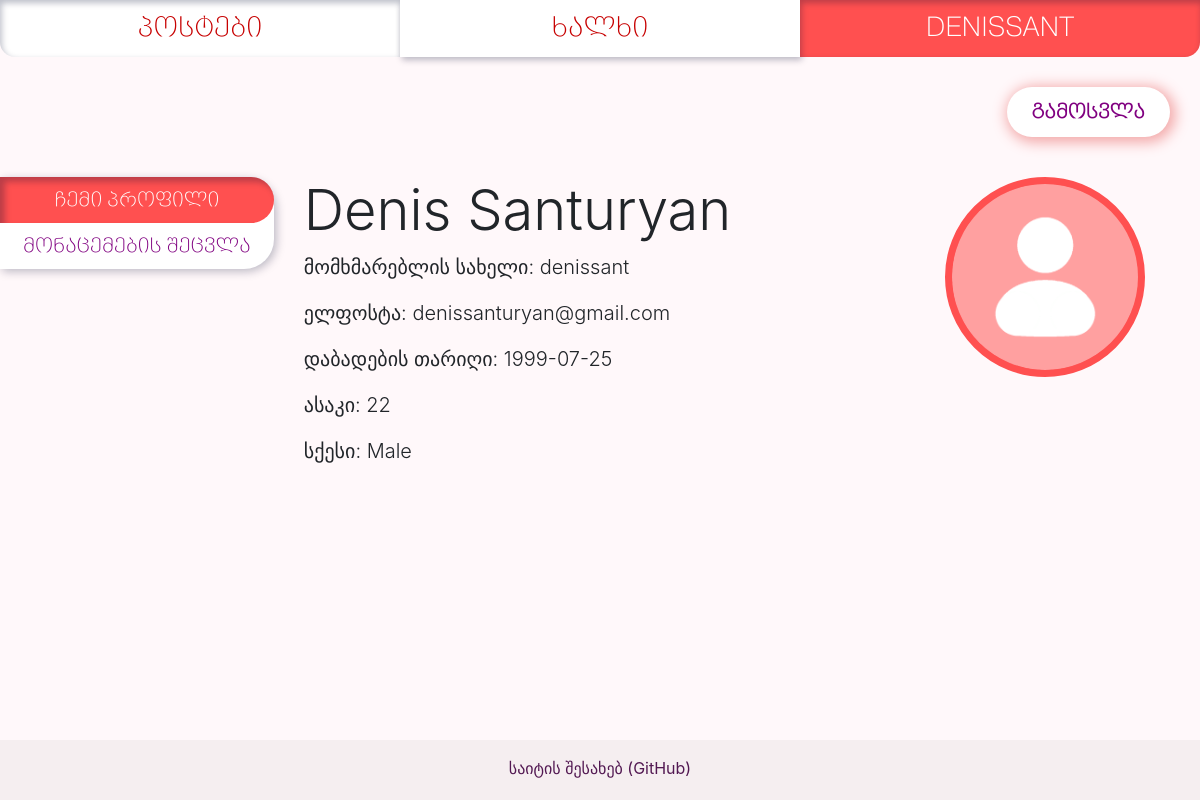
The page /people/profile (signed in) on the database its author committed.
### app/models/users.py (models this page shows, shortened)
class User(db.Model, UserMixin):
    __tablename__ = 'users'
    id = db.Column(db.Integer, primary_key=True)
    username = db.Column(db.String(16), unique=True, nullable=False, index=True)
    password = db.Column(db.String(255))
    name_first = db.Column(db.String)
    name_last = db.Column(db.String)
    email = db.Column(db.String(64), unique=True, nullable=False, index=True)
    sex = db.Column(db.String)
    dob = db.Column(db.Date)
    age = db.Column(db.Integer)
    picture = db.Column(db.String)
    post = db.relationship('PostsModel', backref='User', uselist=False)
    comment = db.relationship('Comment', backref='User', uselist=False)
    roles = db.relationship('Role', secondary=roles_users,
                            backref=db.backref('users', lazy='dynamic'))
    friends = db.relationship('User', secondary=friendships,
                              primaryjoin=id == friendships.c.user_id_one,
                              secondaryjoin=id == friendships.c.user_id_two)

### app/profiles/views.py (the view)
@profiles_blueprint.route('/profile', methods=['GET', 'POST'])
def profile():
    incoming_requests = FriendRequest.query.filter_by(recipient_user=current_user.id, active=1).all()
    request_sender_usernames = []
    if incoming_requests:
        for r in incoming_requests:
            request_sender_usernames.append(User.query.get(r.sender_user).username)
    if request.method == 'POST':  # happens when editing own data
        form_update = UpdateForm()
        if current_user.check_password(form_update.password.data):
            formatted_date = dob_string_to_datetime(form_update.dob.data)
            if form_update.validate_on_submit():
                for x in set(form_update):
                    if x.name == 'dob':
                        x.data = formatted_date
                        setattr(current_user, 'age', calculate_age(x.data))
                    if x.data and x.data != '' and x.name in current_user.__table__.c:
                        if x.name == 'picture':
                            x.data = save_file(current_user.username, x.data,
                                               'profile_pictures')  # saves file to directory, returns filename
                        if x.name != 'password' and x.name != 'role':
                            setattr(current_user, x.name, x.data)
                            db.session.commit()
                flash('მონაცემები წარმატებით განახლდა', 'alert-green')
            else:
                flash('მონაცემები არასწორადაა შეყვანილი – მონაცემები არ განახლდა', 'alert-red')
        else:
            flash('პაროლი არასწორია – მონაცემები არ განახლდა', 'alert-red')
        return render_template('my_profile.html',
                               pages=generate_nav_links(),
                               form_update=UpdateForm(),
                               incoming_requests=incoming_requests,
                               request_sender_usernames=request_sender_usernames,
                               zip=zip)
    else:
        if check_auth():
            return render_template('my_profile.html',
                                   pages=generate_nav_links(),
                                   form_update=UpdateForm(),
                                   incoming_requests=incoming_requests,
                                   request_sender_usernames=request_sender_usernames,
                                   zip=zip)
    return redirect('/')

### app/models/users.py (called while the page is built)
@login_manager.user_loader
def load_user(user_id):
    try:
        return User.query.get(user_id)
    except Exception as e:
        print(e)

### app/tools/check_auth.py (called while the page is built)
def check_auth():
    from flask_login import current_user
    try:
        if current_user.is_authenticated:
            return True
    except AttributeError:
        return False

### app/tools/nav_link_list.py (called while the page is built)
def generate_nav_links():
    pages_nav_list = [
        ("posts.list_posts", "პოსტები"),
        ("profiles.list_people", "ხალხი"),
        ("auth.auth", "შესვლა")
    ]
    from flask_login import current_user
    if current_user.is_authenticated:
        pages_nav_list[2] = ('profiles.profile', current_user.username.upper())
    return pages_nav_list

### app/profiles/templates/my_profile.html (shortened to what this page needs)
{% extends "base.html" %}
{% block content %}
{% from 'macros_images.html' import show_profile_picture %}
{% from 'macros_general.html' import flash_alert %}
<a href="/logoff" id="logoff"> გამოსვლა </a>
<br><br><br><br><br>
<div class="row">
  <div class="col-3">
    <div class="nav flex-column nav-pills nav-left-tabs" id="v-pills-tab" role="tablist" aria-orientation="vertical">
      <a class="nav-link  active" id="v-pills-home-tab" data-toggle="pill" href="#v-pills-home" role="tab" aria-controls="v-pills-home" aria-selected="true">ჩემი პროფილი</a>
      <a class="nav-link tab-passive" id="v-pills-change-tab" data-toggle="pill" href="#v-pills-change" role="tab" aria-controls="v-pills-profile" aria-selected="false">მონაცემების შეცვლა</a>
   </div>
  </div>
  <div class="col-9">
    <div class="tab-content" id="v-pills-tabContent">
      <div class="tab-pane fade show active" id="v-pills-home" role="tabpanel" aria-labelledby="v-pills-home-tab">
    <h1 class="display-4">{{ current_user.name_first }} {{ current_user.name_last}} {{ show_profile_picture(current_user, 'myprofile-profilepicture') }}</h1>
    <p class="lead">მომხმარებლის სახელი: {{ current_user.username }} </p>
    <p class="lead">ელფოსტა: {{ current_user.email }} </p>
    <p class="lead">დაბადების თარიღი: {{ current_user.dob }}</p>
    <p class="lead">ასაკი: {{ current_user.age }} </p>
    <p class="lead">სქესი: {{ current_user.sex }}</p>
    </div>
    </div>
  </div>
</div>
{% endblock %}

### app/static/styles.css (style rules this page uses)
html, body { margin: 0; padding: 0; height: 100%; background-color: rgb(255, 248, 250); }
* { box-sizing: border-box; }
#logoff { float: right; padding: 0.625rem 1.56rem 0.625rem 1.56rem; margin: 1.9rem; font-weight: bold; color: purple; font-family: "BPG Nino Elite Exp Caps", sans-serif; border-radius: 2.5rem; background-color: white; box-shadow: 0.15rem 0.15rem 0.85rem 0.2rem #f3a8a8; font-size: 1.25rem; user-select: none; }
.nav-left-tabs { font-family: "BPG Nino Elite Exp Caps", sans-serif; box-shadow: 0.15rem 0.15rem 0.61rem rgba(2, 12, 47, 0.27); background-color: white!important; font-size: 1.25rem; text-align: center; max-width: 18.75rem; border-top-right-radius: 1.875rem; border-bottom-right-radius: 1.875rem; }
.nav-left-tabs * { color: purple!important; }
.nav-left-tabs .active { background-color: #ff5050!important; color: white!important; border-radius: 0 1.875rem 1.875rem 0!important; box-shadow: inset 0.3rem 0.3rem 0.42rem rgba(2, 12, 47, 0.27)!important; }
.row { margin-right: 0!important; }

### rows shown on the page
User: name_first "Denis", name_last "Santuryan", username "denissant", email "denissanturyan@gmail.com", dob "1999-07-25", age "22", sex "Male"

### other values the page prints
{{ page[1] }} "პოსტები" "ხალხი"
{{ page[1] }} "DENISSANT"
